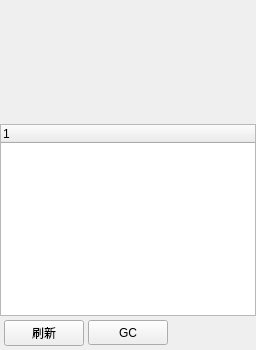
  <widget class="QDockWidget" name="memoryinfo">
   <property name="features">
    <set>QDockWidget::DockWidgetClosable|QDockWidget::DockWidgetMovable</set>
   </property>
   <property name="allowedAreas">
    <set>Qt::AllDockWidgetAreas</set>
   </property>
   <property name="windowTitle">
    <string>实时内存</string>
   </property>
   <attribute name="dockWidgetArea">
    <number>8</number>
   </attribute>
   <widget class="QWidget" name="dockWidgetContents_13">
    <layout class="QVBoxLayout" name="verticalLayout_7" stretch="0,1,0">
     <property name="spacing">
      <number>4</number>
     </property>
     <property name="leftMargin">
      <number>0</number>
     </property>
     <property name="topMargin">
      <number>0</number>
     </property>
     <property name="rightMargin">
      <number>0</number>
     </property>
     <property name="bottomMargin">
      <number>0</number>
     </property>
     <item>
      <widget class="QWidget" name="memwidget" native="true">
       <property name="minimumSize">
        <size>
         <width>0</width>
         <height>120</height>
        </size>
       </property>
      </widget>
     </item>
     <item>
      <widget class="QTreeWidget" name="memlist">
       <property name="sortingEnabled">
        <bool>false</bool>
       </property>
       <column>
        <property name="text">
         <string notr="true">1</string>
        </property>
       </column>
      </widget>
     </item>
     <item>
      <layout class="QHBoxLayout" name="horizontalLayout_10" stretch="0,0,1">
       <property name="spacing">
        <number>4</number>
       </property>
       <property name="leftMargin">
        <number>4</number>
       </property>
       <property name="bottomMargin">
        <number>4</number>
       </property>
       <item>
        <widget class="QPushButton" name="btnRefresh">
         <property name="minimumSize">
          <size>
           <width>75</width>
           <height>25</height>
          </size>
         </property>
         <property name="text">
          <string>刷新</string>
         </property>
         <property name="icon">
          <iconset>
           <normaloff>res/toolbar/refresh.png</normaloff>res/toolbar/refresh.png</iconset>
         </property>
        </widget>
       </item>
       <item>
        <widget class="QPushButton" name="btnGc">
         <property name="minimumSize">
          <size>
           <width>75</width>
           <height>25</height>
          </size>
         </property>
         <property name="text">
          <string>GC</string>
         </property>
         <property name="icon">
          <iconset>
           <normaloff>res/toolbar/gc.png</normaloff>res/toolbar/gc.png</iconset>
         </property>
        </widget>
       </item>
       <item>
        <widget class="QWidget" name="widget_2" native="true"/>
       </item>
      </layout>
     </item>
    </layout>
   </widget>
  </widget>
